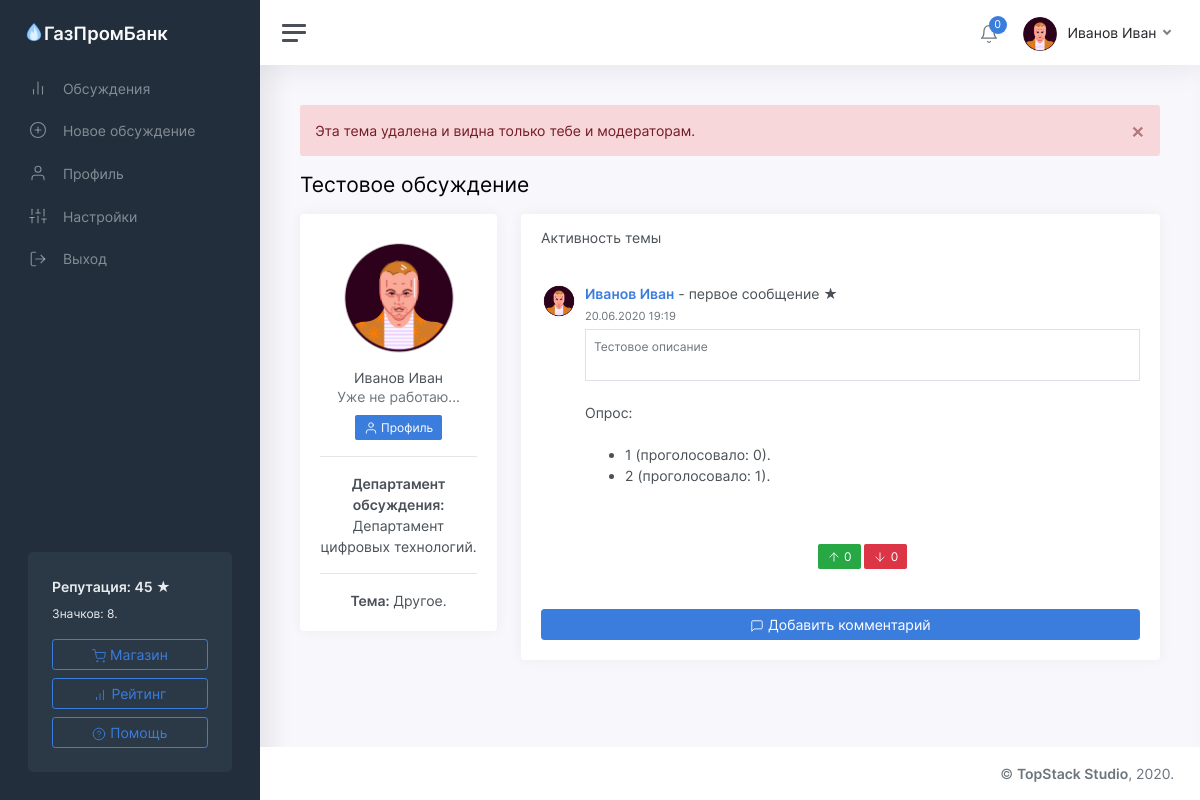
/thread/1 (signed in), run on an earlier commit of the app's database.
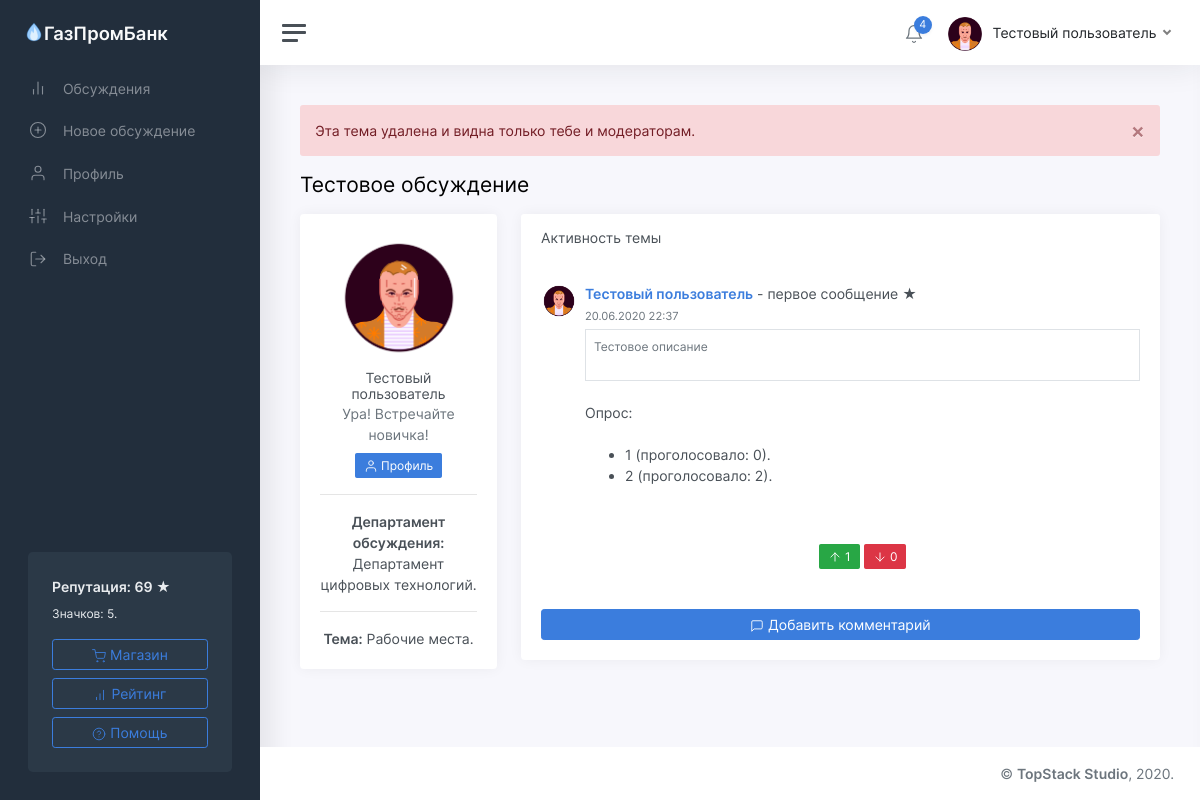
And on a later commit of the database.
### tables this page shows
CREATE TABLE "users" (
	"id"	INTEGER NOT NULL UNIQUE,
	"password"	TEXT NOT NULL,
	"email"	TEXT NOT NULL UNIQUE,
	"status"	TEXT NOT NULL,
	"rating"	INTEGER NOT NULL,
	"moderator"	INTEGER,
	"blocked"	INTEGER,
	"description"	TEXT,
	"name"	TEXT NOT NULL,
	"avatar"	INTEGER,
	"badges"	TEXT,
	"department"	TEXT,
	"unit"	TEXT,
	PRIMARY KEY("id")
);

CREATE TABLE "threads" (
	"id"	INTEGER NOT NULL UNIQUE,
	"owner"	INTEGER NOT NULL,
	"title"	TEXT NOT NULL,
	"content"	TEXT,
	"date"	INTEGER,
	"up"	INTEGER,
	"down"	INTEGER,
	"views"	INTEGER,
	"status"	TEXT,
	"department"	TEXT,
	"theme"	TEXT,
	PRIMARY KEY("id")
);

### app/views.py (the view)
@app.route('/thread/<identifier>')
def showThread(identifier):
	user = getUser(session['id'])
	thread = getThread(identifier)
	if thread:
		author = getUser(thread['owner'])
		survey = getSurvey(identifier)
		voiced = isVoiced('poll', identifier, user['id'])
		if thread['status'] == 'deleted':
			if user['id'] == thread['owner'] or user['moderator']:
				return render_template('thread.html', thread=thread, user=user, author=author, comments=getComments(identifier), message='deleted', survey=survey, voiced=voiced)
			return redirect('/threads?from=no_access')
		return render_template('thread.html', thread=thread, user=user, author=author, comments=getComments(identifier), message=request.args.get('from'), survey=survey, voiced=voiced)
	return redirect('/threads?from=not_found')

### app/functions.py (called while the page is built)
def getUser(identifier):
	conn = sqlite3.connect(db_path)
	conn.row_factory = sqlite3.Row
	cursor = conn.cursor()
	cursor.execute('SELECT * FROM users where id="%s"' % identifier)
	user = cursor.fetchone()
	if user:
		user = dict(user)
		user['badges'] = json.loads(user['badges'])
		user['notifications'] = getNotifications(identifier)
	return user

def statusToText(status):
	return statuses[status]

def fromTimestamp(timestamp):
	return datetime.utcfromtimestamp(timestamp + 3600 * 3).strftime('%d.%m.%Y %H:%M')

def getThread(identifier):
	conn = sqlite3.connect(db_path)
	conn.row_factory = sqlite3.Row
	cursor = conn.cursor()
	cursor.execute('UPDATE threads SET views=views+1 WHERE id="%s"' % identifier)
	conn.commit()
	cursor.execute('SELECT * FROM threads WHERE id="%s"' % identifier)
	thread = cursor.fetchone()
	if thread:
		thread = dict(thread)
		thread['viewed_status'] = statusToText(thread['status'])
		thread['date'] = fromTimestamp(thread['date'])
	return thread

def getComments(thread_id):
	conn = sqlite3.connect(db_path)
	conn.row_factory = sqlite3.Row
	cursor = conn.cursor()
	cursor.execute('SELECT * FROM comments WHERE thread_id=%s' % thread_id)
	comments = cursor.fetchall()
	for x in range(len(comments)):
		comments[x] = dict(comments[x])
		comments[x]['date'] = fromTimestamp(comments[x]['date'])
		author = getUser(comments[x]['owner'])
		comments[x]['author_name'] = author['name']
		comments[x]['author_avatar'] = author['avatar']
	return comments

def isVoiced(target, identifier, owner):
	conn = sqlite3.connect(db_path)
	cursor = conn.cursor()
	cursor.execute('SELECT * FROM voices WHERE target="%s" AND id=%s AND owner=%s' % (target, identifier, owner))
	if cursor.fetchone() == None:
		return False
	return True

def getNotifications(user_id):
	conn = sqlite3.connect(db_path)
	conn.row_factory = sqlite3.Row
	cursor = conn.cursor()
	cursor.execute('SELECT * FROM notifications WHERE owner=%s' % user_id)
	notifications = cursor.fetchall()
	for x in range(len(notifications)):
		notifications[x] = dict(notifications[x])
		notifications[x]['date'] = fromTimestamp(notifications[x]['date'])
	notifications.reverse()
	return notifications

def getSurvey(thread_id):
	conn = sqlite3.connect(db_path)
	cursor = conn.cursor()
	cursor.execute('SELECT variants FROM polls WHERE thread_id=%s' % thread_id)
	survey = cursor.fetchone()
	if survey:
		survey = json.loads(survey[0])
	return survey

### templates/thread.html (shortened to what this page needs)
<!DOCTYPE html>
<html lang="ru">
	<head>
		<link href="/static/css/app.css" rel="stylesheet">
	</head>
	<body>
		<div class="wrapper">
			<nav id="sidebar" class="sidebar">
				<div class="sidebar-content js-simplebar">
					<a class="sidebar-brand" href="index.html">
					<span class="align-middle"><img src="/static/img/icons/favicon.png" style="width: 20px; margin-bottom: 5px;"><div style="display: inline-block;">ГазПромБанк</div></span>
					</a>
					<ul class="sidebar-nav">
						<li class="sidebar-item">
							<a class="sidebar-link" href="/threads">
							<i class="align-middle" data-feather="bar-chart-2"></i> <span class="align-middle">Обсуждения</span>
							</a>
						</li>
						<li class="sidebar-item">
							<a class="sidebar-link" href="/threads/new">
							<i class="align-middle" data-feather="plus-circle"></i> <span class="align-middle">Новое обсуждение</span>
							</a>
						</li>
						<li class="sidebar-item">
							<a class="sidebar-link" href="/profile">
							<i class="align-middle" data-feather="user"></i> <span class="align-middle">Профиль</span>
							</a>
						</li>
						<li class="sidebar-item">
							<a class="sidebar-link" href="/settings">
							<i class="align-middle" data-feather="sliders"></i> <span class="align-middle">Настройки</span>
							</a>
						</li>
						<li class="sidebar-item">
							<a class="sidebar-link" href="/logout">
							<i class="align-middle" data-feather="log-out"></i> <span class="align-middle">Выход</span>
							</a>
						</li>
					</ul>
					<div class="sidebar-cta">
						<div class="sidebar-cta-content">
							<strong class="d-inline-block mb-2">Репутация: {{user.rating}} &#9733;</strong>
							<div class="mb-3 text-sm">
								Значков: {{user.badges.__len__()}}.
							</div>
							<a href="/shop" class="btn btn-outline-primary btn-block"><i data-feather="shopping-cart"></i> Магазин</a>
							<a href="/rating" class="btn btn-outline-primary btn-block"><i data-feather="bar-chart"></i> Рейтинг</a>
							<a href="/help" class="btn btn-outline-primary btn-block"><i data-feather="help-circle"></i> Помощь</a>
						</div>
					</div>
				</div>
			</nav>
			<div class="main">
				<nav class="navbar navbar-expand navbar-light navbar-bg">
					<a class="sidebar-toggle d-flex">
					<i class="hamburger align-self-center"></i>
					</a>
					<div class="navbar-collapse collapse">
						<ul class="navbar-nav navbar-align">
							<li class="nav-item dropdown">
								<a class="nav-icon dropdown-toggle" href="#" id="alertsDropdown" data-toggle="dropdown">
									<div class="position-relative">
										<i class="align-middle" data-feather="bell"></i>
										<span class="indicator">{{user.notifications.__len__()}}</span>
									</div>
								</a>
							</li>
							<li class="nav-item dropdown">
								<a class="nav-link dropdown-toggle d-none d-sm-inline-block" href="#" data-toggle="dropdown">
								<img src="/static/img/avatars/{{user.avatar}}.png" class="avatar img-fluid rounded mr-1"/> <span class="text-dark">{{user.name}}</span>
								</a>
							</li>
						</ul>
					</div>
				</nav>
	            <main class="content">
	               <div class="container-fluid p-0">
					{% if message == 'null' %}
						<div class="alert alert-danger alert-dismissible" role="alert">
							<button type="button" class="close" data-dismiss="alert" aria-label="Close">
				                <span aria-hidden="true">&times;</span>
				            </button>
							<div class="alert-message">
								Комментарий <b>не может быть пустым</b>.
							</div>
						</div>
					{% else %}
						{% if message == 'success' %}
							<div class="alert alert-success alert-dismissible" role="alert">
								<button type="button" class="close" data-dismiss="alert" aria-label="Close">
					                <span aria-hidden="true">&times;</span>
					            </button>
								<div class="alert-message">
									Комментарий успешно добавлен!
								</div>
							</div>
						{% else %}
							{% if message == 'deleted' %}
								<div class="alert alert-danger alert-dismissible" role="alert">
									<button type="button" class="close" data-dismiss="alert" aria-label="Close">
						                <span aria-hidden="true">&times;</span>
						            </button>
									<div class="alert-message">
										Эта тема удалена и видна только тебе и модераторам.
									</div>
								</div>
							{% endif %}
						{% endif %}
					{% endif %}
	                  <h1 class="h3 mb-3">{{thread.title}}</h1>
	                  <div class="row">
	                     <div class="col-md-4 col-xl-3">
	                        <div class="card mb-3">
	                           <div class="card-body text-center">
	                              <img src="/static/img/avatars/{{author.avatar}}.png" class="img-fluid rounded-circle mb-2" width="128" height="128" />
	                              <h5 class="card-title mb-0">{{author.name}}</h5>
	                              <div class="text-muted mb-2">{{author.status}}</div>
	                              <div>
	                                 <a class="btn btn-primary btn-sm" href="/profile/{{author.id}}"><span data-feather="user"></span> Профиль</a>
	                              </div>
                                 <hr><a><b>Департамент обсуждения:</b> {{thread.department}}.</a>
                                 <hr><a><b>Тема:</b> {{thread.theme}}.</a>
	                           </div>
	                        </div>
	                     </div>
	                     <div class="col-md-8 col-xl-9">
	                        <div class="card">
	                           <div class="card-header">
	                              <h5 class="card-title mb-0">Активность темы</h5>
	                           </div>
		                       <div class="card-body h-100">
	                              <div class="media">
	                                 <a href="/profile/{{author.id}}"><img src="/static/img/avatars/{{author.avatar}}.png" width="36" height="36" class="rounded-circle mr-2"></a>
	                                 <div class="media-body">
	                                    <strong><a href="/profile/{{author.id}}">{{author.name}}</a></strong> - первое сообщение &#9733;<br />
	                                    <small class="text-muted">{{thread.date}}</small>
	                                    <div class="border text-sm text-muted p-2 mt-1">
	                                       {{ thread.content|safe }}
	                                    </div>
	                                    {% if survey %}
		                                    <br>
		                                    <a>Опрос:</a>
		                                    <br><br>
		                                    <ul>
		                                    	{% for variant in survey.keys() %}
										          	<li>
										          		{{variant}} (проголосовало: {{survey[variant]}}).
										          	</li>
										        {% endfor %}
										    </ul>
									    {% endif %}
									    <br><br>
		                                <center>
                                 	 	<a class="btn btn-success btn-sm" href="/voice/up/thread/{{thread.id}}"><span data-feather="arrow-up"></span> {{thread.up}}</a>
		                                <a class="btn btn-danger btn-sm" href="/voice/down/thread/{{thread.id}}"><span data-feather="arrow-down"></span> {{thread.down}}</a></center>
	                                 </div>
	                              </div>
	                          </div>
		                        <div class="card-body">
	                            <a href="##" class="btn btn-primary btn-block" id="comment_button" onclick="document.getElementById('comment_button').style.display = 'none'; document.getElementById('comment_place').style.display = 'block';"><span data-feather="message-square"></span> Добавить комментарий</a></div>
		                        </div>
	                  </div>
	               </div>
	            </main>
				<footer class="footer">
					<div class="container-fluid">
						<div class="row text-muted">
							<div class="col-12 text-right">
								<p class="mb-0">
									<a href="https://topstack.dev" class="text-muted">&copy; <strong>TopStack Studio</strong></a>, 2020.
								</p>
							</div>
						</div>
					</div>
				</footer>
			</div>
		</div>
	</body>
</html>

What changed in the data, as far as the page shows it:
changed users: rating "45" → "69"; name "Иванов Иван" → "Тестовый пользователь"; status "Уже не работаю..." → "Ура! Встречайте новичка!"
changed threads "Тестовое обсуждение": theme "Другое" → "Рабочие места"; up "0" → "1"
Also different on the page:
{{ user.badges.__len__() }}: "8" → "5"
{{ user.notifications.__len__() }}: "0" → "4"
{{ thread.date }}: "20.06.2020 19:19" → "20.06.2020 22:37"
new list line: "2 (проголосовало: 2 )."
list line gone: "2 (проголосовало: 1 )."
